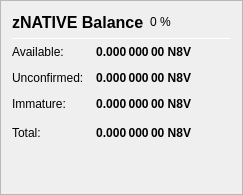
                   <widget class="QFrame" name="frame_ZerocoinBalances">
                    <property name="frameShape">
                     <enum>QFrame::StyledPanel</enum>
                    </property>
                    <property name="frameShadow">
                     <enum>QFrame::Raised</enum>
                    </property>
                    <layout class="QVBoxLayout" name="verticalLayout_7">
                     <item>
                      <layout class="QHBoxLayout" name="horizontalLayout_8" stretch="0,0,0">
                       <item>
                        <widget class="QLabel" name="label_5z_3">
                         <property name="minimumSize">
                          <size>
                           <width>0</width>
                           <height>20</height>
                          </size>
                         </property>
                         <property name="font">
                          <font>
                           <pointsize>12</pointsize>
                           <weight>75</weight>
                           <bold>true</bold>
                          </font>
                         </property>
                         <property name="text">
                          <string>zNATIVE Balance</string>
                         </property>
                        </widget>
                       </item>
                       <item>
                        <widget class="QLabel" name="labelzNATIVEPercent">
                         <property name="text">
                          <string notr="true">0 %</string>
                         </property>
                        </widget>
                       </item>
                       <item>
                        <spacer name="horizontalSpacer_11">
                         <property name="orientation">
                          <enum>Qt::Horizontal</enum>
                         </property>
                         <property name="sizeHint" stdset="0">
                          <size>
                           <width>40</width>
                           <height>20</height>
                          </size>
                         </property>
                        </spacer>
                       </item>
                      </layout>
                     </item>
                     <item>
                      <widget class="Line" name="line_ZerocoinBalance">
                       <property name="minimumSize">
                        <size>
                         <width>0</width>
                         <height>1</height>
                        </size>
                       </property>
                       <property name="maximumSize">
                        <size>
                         <width>16777215</width>
                         <height>1</height>
                        </size>
                       </property>
                       <property name="orientation">
                        <enum>Qt::Horizontal</enum>
                       </property>
                      </widget>
                     </item>
                     <item>
                      <layout class="QGridLayout" name="gridLayout_5">
                       <property name="spacing">
                        <number>12</number>
                       </property>
                       <item row="1" column="0">
                        <widget class="QLabel" name="labelzBalanceMatureText">
                         <property name="toolTip">
                          <string>Mature: more than 20 confirmation and more than 1 mint of the same denomination after it was minted.
These zNATIVE are spendable.</string>
                         </property>
                         <property name="text">
                          <string>Available:</string>
                         </property>
                        </widget>
                       </item>
                       <item row="1" column="1">
                        <widget class="QLabel" name="labelzBalanceMature">
                         <property name="font">
                          <font>
                           <weight>75</weight>
                           <bold>true</bold>
                          </font>
                         </property>
                         <property name="toolTip">
                          <string>Mature: more than 20 confirmation and more than 1 mint of the same denomination after it was minted.
These zNATIVE are spendable.</string>
                         </property>
                         <property name="text">
                          <string notr="true">0.000 000 00 N8V</string>
                         </property>
                         <property name="alignment">
                          <set>Qt::AlignRight|Qt::AlignTrailing|Qt::AlignVCenter</set>
                         </property>
                        </widget>
                       </item>
                       <item row="2" column="0">
                        <widget class="QLabel" name="labelzBalanceUnconfirmedText">
                         <property name="toolTip">
                          <string>Unconfirmed: less than 20 confirmations
Immature: confirmed, but less than 1 mint of the same denomination after it was minted</string>
                         </property>
                         <property name="text">
                          <string>Unconfirmed:</string>
                         </property>
                        </widget>
                       </item>
                       <item row="2" column="1">
                        <widget class="QLabel" name="labelzBalanceUnconfirmed">
                         <property name="font">
                          <font>
                           <weight>75</weight>
                           <bold>true</bold>
                          </font>
                         </property>
                         <property name="toolTip">
                          <string>Unconfirmed: less than 20 confirmations
Immature: confirmed, but less than 1 mint of the same denomination after it was minted</string>
                         </property>
                         <property name="text">
                          <string notr="true">0.000 000 00 N8V</string>
                         </property>
                         <property name="alignment">
                          <set>Qt::AlignRight|Qt::AlignTrailing|Qt::AlignVCenter</set>
                         </property>
                        </widget>
                       </item>
                       <item row="3" column="0">
                        <widget class="QLabel" name="labelzBalanceImmatureText">
                         <property name="toolTip">
                          <string>Unconfirmed: less than 20 confirmations
Immature: confirmed, but less than 1 mint of the same denomination after it was minted</string>
                         </property>
                         <property name="text">
                          <string>Immature:</string>
                         </property>
                        </widget>
                       </item>
                       <item row="3" column="1">
                        <widget class="QLabel" name="labelzBalanceImmature">
                         <property name="font">
                          <font>
                           <weight>75</weight>
                           <bold>true</bold>
                          </font>
                         </property>
                         <property name="toolTip">
                          <string>Unconfirmed: less than 20 confirmations
Immature: confirmed, but less than 1 mint of the same denomination after it was minted</string>
                         </property>
                         <property name="text">
                          <string notr="true">0.000 000 00 N8V</string>
                         </property>
                         <property name="alignment">
                          <set>Qt::AlignRight|Qt::AlignTrailing|Qt::AlignVCenter</set>
                         </property>
                        </widget>
                       </item>
                       <item row="4" column="0">
                        <widget class="QLabel" name="labelzBalanceText">
                         <property name="toolTip">
                          <string>Your current zNATIVE balance, unconfirmed and immature zNATIVE included.</string>
                         </property>
                         <property name="text">
                          <string>Total:</string>
                         </property>
                        </widget>
                       </item>
                       <item row="4" column="1">
                        <widget class="QLabel" name="labelzBalance">
                         <property name="font">
                          <font>
                           <weight>75</weight>
                           <bold>true</bold>
                          </font>
                         </property>
                         <property name="cursor">
                          <cursorShape>IBeamCursor</cursorShape>
                         </property>
                         <property name="toolTip">
                          <string>Your current zNATIVE balance, unconfirmed and immature zNATIVE included.</string>
                         </property>
                         <property name="text">
                          <string notr="true">0.000 000 00 N8V</string>
                         </property>
                         <property name="alignment">
                          <set>Qt::AlignRight|Qt::AlignTrailing|Qt::AlignVCenter</set>
                         </property>
                         <property name="textInteractionFlags">
                          <set>Qt::LinksAccessibleByMouse|Qt::TextSelectableByKeyboard|Qt::TextSelectableByMouse</set>
                         </property>
                        </widget>
                       </item>
                       <item row="4" column="2">
                        <spacer name="horizontalSpacer_4">
                         <property name="orientation">
                          <enum>Qt::Horizontal</enum>
                         </property>
                         <property name="sizeHint" stdset="0">
                          <size>
                           <width>40</width>
                           <height>20</height>
                          </size>
                         </property>
                        </spacer>
                       </item>
                      </layout>
                     </item>
                     <item>
                      <spacer name="verticalSpacer_4">
                       <property name="orientation">
                        <enum>Qt::Vertical</enum>
                       </property>
                       <property name="sizeHint" stdset="0">
                        <size>
                         <width>20</width>
                         <height>40</height>
                        </size>
                       </property>
                      </spacer>
                     </item>
                    </layout>
                   </widget>
